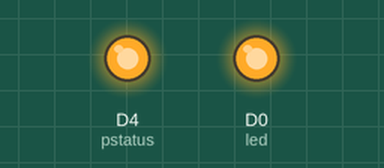
A sketch run on a simulated ESP8266 (NodeMCU). Parts: output pins drawn as LEDs (lit = HIGH). WiFi joins after 1.5 s; servers stay silent unless stated; what the sketch prints to the serial monitor is not drawn.

Above: at 0.1 s.
At 1.6 s:
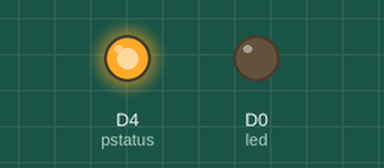
Timing chart, 0 to 3.1 s (numbered marks = the images above):
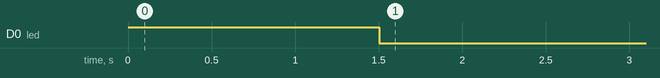

The sketch:

rfid2database.ino
```cpp
#include <ESP8266WiFi.h>
#include <ESP8266WiFiMulti.h>

#include <ESP8266HTTPClient.h>
#include <ESP8266httpUpdate.h>


ESP8266WiFiMulti WiFiMulti;
HTTPClient http;


/*
 * Just change the SSID and Password here for the new network.
 * SSID: the name of hotspot
 * Password: the password of the mobile hotspot.
 *
 * */
const char* ssid = "nnnn";
const char* password = "09876543";

String card1 = "1800895A5E95";
String card2 = "1800896DB34F";

int led = D0;
int pstatus = D4;
void setup_wifi()
{
    Serial.println();
    Serial.print("Connecting to Network...");
    Serial.println(ssid);
    WiFi.begin(ssid,password);

    while(WiFi.status() != WL_CONNECTED)
    {
      delay(500);
      Serial.print(".");
      digitalWrite(led,HIGH);
    }
    Serial.println("");
    Serial.println("WiFi connected");
    digitalWrite(led,LOW);
    Serial.println("IP address: ");
    Serial.println(WiFi.localIP());
}

void setup() {
  // put your setup code here, to run once:
 Serial.begin(9600);
 pinMode(led,OUTPUT);
 digitalWrite(led,HIGH);
 pinMode(pstatus,OUTPUT);
 digitalWrite(pstatus,HIGH);
 setup_wifi();
}

void loop() {
  // put your main code here, to run repeatedly:
  if(Serial.available()>=12)
  {
    char rfid[13];
    int i;
    for(i=0;i<=11;i++)
      rfid[i]=Serial.read();

    rfid[12]='\0';

    Serial.println(rfid);
    while(Serial.available()>0) Serial.read();
    String testcard=String(rfid);
    digitalWrite(pstatus,LOW);
    String url = "http://192.168.43.224:8082/messanger/webapi/transections/"+testcard+"/1";  // Change the url here according to the IP configuration.
    Serial.println(url);
    http.begin(url);
    http.GET();
    http.end();
    Serial.println("POSTED");
    digitalWrite(pstatus,HIGH);
  }
}
```
